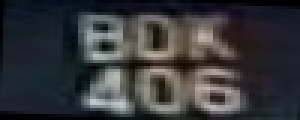
#> input picture 7기자료/image_histogram/sample/rotated_011391179432465.jpg, 100 x 40 px (shown 3 times larger)
$ jupyter execute --allow-errors '이미지히스토그램_and_추출.ipynb'   (older library calls are emulated)
#> lines starting #> are read from the running program, lines starting #| are printed output that depends on the picture; after the words box and inside, x2 and y2 are one past the last pixel; in counts of white or black regions, pixels touching at a corner belong together
[cell 1]
# pip install --upgrade pandas

[cell 2]
import cv2
import matplotlib.pyplot as plt
import numpy as np
import os

import pandas as pd
from pandas import DataFrame as df

# 이미지 불러오기

[cell 3]
img_ori = cv2.imread('./sample/rotated_011391179432465.jpg')
#> img_ori is the input picture: shape (40, 100, 3); mean B, G, R 58.6, 55.9, 54.6

height, width, channel = img_ori.shape
#> height = 40; width = 100; channel = 3

plt.figure(figsize=(6, 5))
plt.imshow(img_ori, cmap='gray')
print(img_ori.shape)
#| (40, 100, 3)

# Crop 양사이드

[cell 4]
no_side_image = img_ori[0:height, 10:width-10]
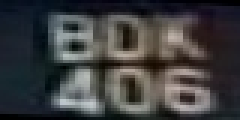
#> no_side_image: shape (40, 80, 3) (shown 3 times larger); mean B, G, R 63.5, 62.6, 62.3

height, width, channel = no_side_image.shape
#> width = 80

plt.figure(figsize=(12, 10))
plt.imshow(no_side_image, cmap='gray')
print(no_side_image.shape)
#| (40, 80, 3)

[cell 5]
characrter_list_image = []

[cell 6]
# [9 lines of commented-out code are left out]

[cell 7]
# change to gray
gray = cv2.cvtColor(no_side_image, cv2.COLOR_BGR2GRAY)

[cell 8]
# Change to numpy array format
nb = np.array(gray)
nb

[cell 9]
# Add black border to the image
# BLACK = [0, 0, 0]
# img = cv2.copyMakeBorder(no_side_image, 3, 3, 3, 3, cv2.BORDER_CONSTANT, value=BLACK)

# 이진화 1

[cell 10]
# Binarization
nb[nb > 120] = 255
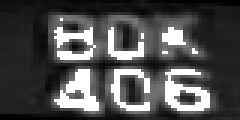
#> nb: shape (40, 80) (shown 3 times larger); min 0, max 255, mean 78.3
nb[nb < 120] = 0
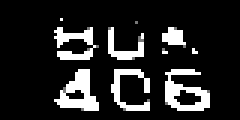
#> nb: shape (40, 80) (shown 3 times larger); min 0, max 255, mean 37.3

# 이진화 2

[cell 11]
# [10 lines of commented-out code are left out]

[cell 12]
# [15 lines of commented-out code are left out]

[cell 13]
# compute the sommation
x_sum = cv2.reduce(nb, 0, cv2.REDUCE_SUM, dtype=cv2.CV_32S)
y_sum = cv2.reduce(nb, 1, cv2.REDUCE_SUM, dtype=cv2.CV_32S)
#> y_sum = 40 values, max 9180 at index 35, min 0 at index 0, mean 2983.1

# rotate the vector x_sum
x_sum = x_sum.transpose()
#> x_sum = 80 values, max 5850 at index 29, min 0 at index 0, mean 1491.6

# get height and weight
x = nb.shape[1]
#> x = 80
y = nb.shape[0]
#> y = 40

# division the result by height and weight
x_sum = x_sum / y
#> x_sum = 80 values, max 146.2 at index 29, min 0 at index 0, mean 37.29
y_sum = y_sum / x
#> y_sum = 40 values, max 114.8 at index 35, min 0 at index 0, mean 37.29

# x_arr and y_arr are two vector weight and height to plot histogram projection properly
x_arr = np.arange(x)
#> x_arr = 80 values from 0 to 79
y_arr = np.arange(y)
#> y_arr = 40 values from 0 to 39

# convert x_sum to numpy array
z = np.array(x_sum)
#> z has the same summary as x_sum

# convert y_arr to numpy array
w = np.array(y_sum)
#> w has the same summary as y_sum

# convert to zero small details
z[z < 15] = 0
z[z > 15] = 1

# convert to zero small details and 1 for needed details
w[w < 20] = 0
w[w > 20] = 1

[cell 14]
# vertical segmentation
test = z.transpose() * nb

# horizontal segmentation
test = w * test

# plot histogram projection result using pyplot
# plt.plot(x축 값, y축 값 )
# print(y_arr)
horizontal = plt.plot(w, y_arr)
#> horizontal = 1 item
#> `[cell 14] # vertical segmentation test = z.transpose() * nb  # horizon..`:
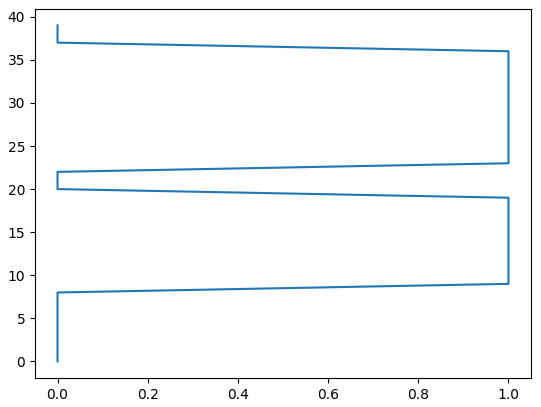
#> figure drawn by matplotlib, 1 panel
# [6 lines of commented-out code are left out]

[cell 15]
df_w = df(w)
#> df_w = table of 40 rows and 1 columns
df_y_arr = df(y_arr)
#> df_y_arr = table of 40 rows and 1 columns

concat_w_y_arr = pd.concat([df_w,df_y_arr], axis=1)
#> concat_w_y_arr = table of 40 rows and 2 columns
concat_w_y_arr.columns = ['x','y']

[cell 16]
k = concat_w_y_arr[concat_w_y_arr['x']==1]
#> k = table of 25 rows and 2 columns
a = k['y']

[cell 17]
li = []

for i in a:
    print(i)
    li.append(i)
#> this loop made 25 passes
#> i on passes 1 to 12: 9, 10, 11, 12, 13, 14, 15, 16, 17, 18, 19, 23
#| 9
#| 10
#| 11
#| 12
#| 13
#| 14
#| 15
#| 16
#> (further printed lines are left out)
#> after the loop, li = 25 values from 9 to 36

print(type(li))
#| <class 'list'>

[cell 18]
img = cv2.imread('./sample/rotated_11232812290217101765.jpg')
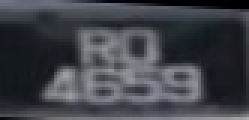
#> input picture 7기자료/image_histogram/sample/rotated_11232812290217101765.jpg, 83 x 40 px (shown 3 times larger)
#> img is the input picture: shape (40, 83, 3); mean B, G, R 73, 66.4, 63.5

height, width, channel = img.shape
#> width = 83

print(img.shape)
#| (40, 83, 3)

[cell 19]
ext = img[14:39, 0:width-0]
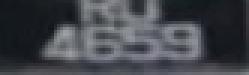
#> ext: shape (25, 83, 3) (shown 3 times larger); mean B, G, R 75.6, 69.3, 66.8

height, width, channel = ext.shape

plt.figure(figsize=(12, 10))
plt.imshow(ext, cmap='gray')
print(ext.shape)
#| (25, 83, 3)

[cell 20]
vertical = plt.plot(x_arr, z)
#> vertical = 1 item
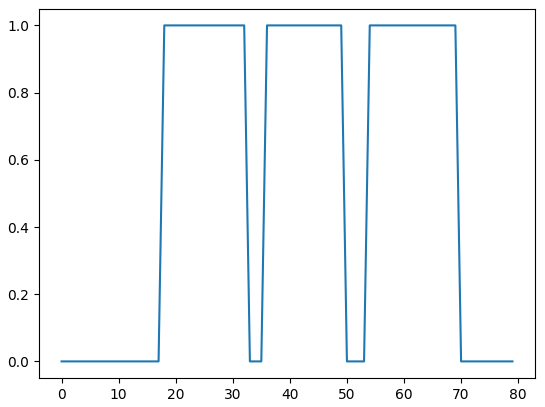
#> figure drawn by matplotlib, 1 panel; curve peaks at x = 18, y = 1

[cell 21]
f = 0
ff = z[0]
#> ff = [0]
t1 = list()
t2 = list()
for i in range(z.size):
    if z[i] != ff:
        f += 1
        ff = z[i]
        t1.append(i)
#> this loop made 80 passes
#> ff on passes 19, 34, 37, 51, 55, 71: [1], [0], [1], [0], [1], [0]
#> after the loop, f = 6; t1 = [18, 33, 36, 50, 54, 70]
rect_h = np.array(t1)
#> rect_h = [18, 33, 36, 50, 54, 70]

f = 0
ff = w[0]
for i in range(w.size):
    if w[i] != ff:
        f += 1
        ff = w[i]
        t2.append(i)
#> this loop made 40 passes
#> after the loop, f = 4; t2 = [9, 20, 23, 37]
rect_v = np.array(t2)
#> rect_v = [9, 20, 23, 37]

[cell 22]
# take the appropriate height
rectv = []
rectv.append(rect_v[0])
rectv.append(rect_v[1])
max = int(rect_v[1]) - int(rect_v[0])
#> max = 11
for i in range(len(rect_v) - 1):
    diff2 = int(rect_v[i + 1]) - int(rect_v[i])

    if diff2 > max:
        rectv[0] = rect_v[i]
        rectv[1] = rect_v[i + 1]
        max = diff2
#> this loop made 3 passes
#> (diff2, max) on pass 3: (14, 14)
#> diff2 on passes 1 to 2: 11, 3
#> after the loop, max = 14; rectv = [23, 37]

# extract character
for i in range(len(rect_h) - 1):

    # eliminate slice that can't be a digit, a digit must have width bigger then 8
    diff1 = int(rect_h[i + 1]) - int(rect_h[i])

    if (diff1 > 5) and (z[rect_h[i]] == 1):
        # cutting nb (image) and adding each slice to the list characrter_list_image
        characrter_list_image.append(nb[int(rectv[0]):int(rectv[1]), rect_h[i]:rect_h[i + 1]])

        # draw rectangle on digits
        cv2.rectangle(img, (rect_h[i], rectv[0]), (rect_h[i + 1], rectv[1]), (0, 255, 0), 1)
#> this loop made 5 passes
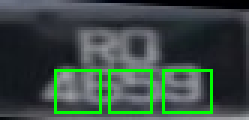
#> img: shape (40, 83, 3) (shown 3 times larger); 5.24% of pixels changed, all inside (x1, y1, x2, y2) = (18, 23, 71, 38)
#> after the loop, characrter_list_image = 3 items
#> (printed output is left out)

# Show segmentation result
image = plt.imshow(img)
plt.show(image)

[cell 23]
characrter_list_image

[cell 24]
plt.figure(figsize=(12, 10))
#> (the rest of this cell did not finish here and is left out)

#> (a cell that did not finish here is left out)
